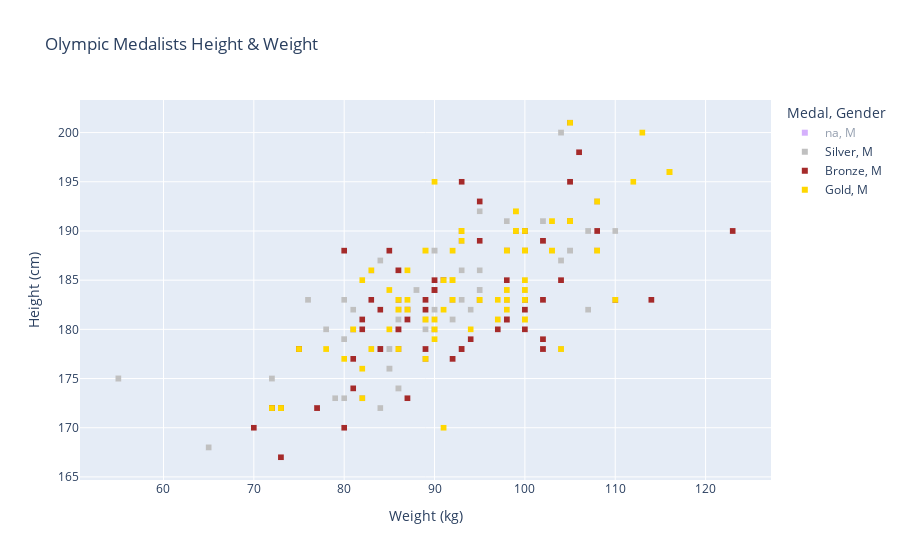

Source (notebook cell):
### Code cell
# Create the scatter plot
update_scatter_plot(gender_dropdown.value, sport_dropdown.value, country_dropdown.value)

### Figure 1 — Plotly figure (JSON) as saved in the notebook; plotly's stock layout.template omitted (floating-point values rounded to 4 significant figures; data arrays with more than 128 entries replaced by an {"elided": "..."} marker saying what was removed)
{"data": [{"hovertemplate": "Medal=na<br>Gender=M<br>Weight(kg)=%{x}<br>Height(cm)=%{y}<extra></extra>", "legendgroup": "na, M", "marker": {"color": "#ab63fa", "symbol": "square"}, "mode": "markers", "name": "na, M", "showlegend": true, "type": "scattergl", "visible": "legendonly", "x": {"elided": "2908 int values"}, "xaxis": "x", "y": {"elided": "2908 int values"}, "yaxis": "y"}, {"hovertemplate": "Medal=Silver<br>Gender=M<br>Weight(kg)=%{x}<br>Height(cm)=%{y}<extra></extra>", "legendgroup": "Silver, M", "marker": {"color": "silver", "symbol": "square"}, "mode": "markers", "name": "Silver, M", "showlegend": true, "type": "scattergl", "x": {"elided": "135 int values"}, "xaxis": "x", "y": {"elided": "135 int values"}, "yaxis": "y"}, {"hovertemplate": "Medal=Bronze<br>Gender=M<br>Weight(kg)=%{x}<br>Height(cm)=%{y}<extra></extra>", "legendgroup": "Bronze, M", "marker": {"color": "brown", "symbol": "square"}, "mode": "markers", "name": "Bronze, M", "showlegend": true, "type": "scattergl", "x": {"elided": "136 int values"}, "xaxis": "x", "y": {"elided": "136 int values"}, "yaxis": "y"}, {"hovertemplate": "Medal=Gold<br>Gender=M<br>Weight(kg)=%{x}<br>Height(cm)=%{y}<extra></extra>", "legendgroup": "Gold, M", "marker": {"color": "gold", "symbol": "square"}, "mode": "markers", "name": "Gold, M", "showlegend": true, "type": "scattergl", "x": {"elided": "139 int values"}, "xaxis": "x", "y": {"elided": "139 int values"}, "yaxis": "y"}], "layout": {"autosize": true, "legend": {"title": {"text": "Medal, Gender"}, "tracegroupgap": 0}, "title": {"text": "Olympic Medalists Height & Weight"}, "xaxis": {"anchor": "y", "autorange": true, "domain": [0, 1], "range": [50.67, 127.3], "title": {"text": "Weight (kg)"}, "type": "linear"}, "yaxis": {"anchor": "x", "autorange": true, "domain": [0, 1], "range": [164.2, 203.8], "title": {"text": "Height (cm)"}, "type": "linear"}}}
